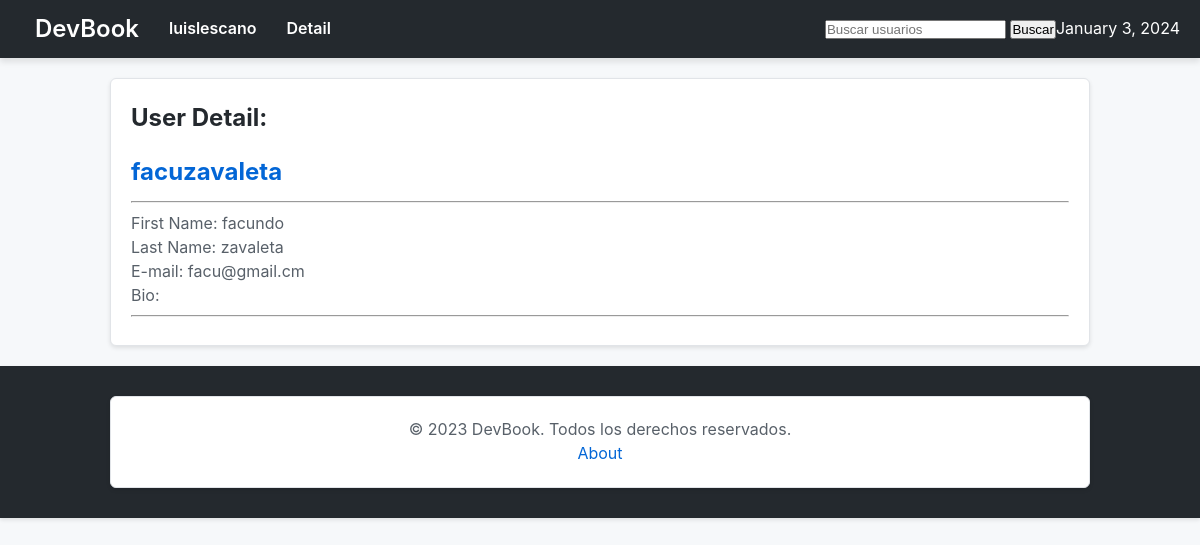
The app's page /facuzavaleta/detail/ (signed in) with its own data.
### users/models.py (models this page shows, shortened)
class CustomUser(AbstractUser):
    email = models.EmailField(unique=True)
    bio = models.TextField(max_length=500, blank=True)
    image = models.ImageField(upload_to='profile_images/', null=True, blank=True)
    followers = models.ManyToManyField('self', symmetrical=False, related_name='following', blank=True)

### users/views.py (the view)
# urls.py: path('<str:username>/detail/', user_detail, name='user_detail'),
@login_required(login_url='login')
def user_detail(request, username):
    user = get_object_or_404(CustomUser, username=username)
    return render(request, 'users/user_detail.html', {'user': user, 'username': username})

### devbook/context_processors.py (called while the page is built)
def current_datetime(request):
    return {'current_datetime': datetime.now()}

### users/templates/users/user_detail.html (shortened to what this page needs)
{% extends 'base.html' %}
{% load static %}
{% block page_content %}
<section>
    <h1>User Detail:</h1> <h3>{{ user.username }}</h3>
    <hr>
    <p>First Name: {{ user.first_name }}</p>
    <p>Last Name: {{ user.last_name }}</p>
    <p>E-mail: {{ user.email }}</p>
    <p>Bio: {{ user.bio }}</p>
    <hr>
</section>
{% endblock %}

### devbook/templates/base.html (shortened to what this page needs)
<!DOCTYPE html>
<html lang="en">
<head>
    {% load static %}
    <link rel="stylesheet" href="{% static 'css/styles.css' %}">
</head>
<body>
    <nav>
        <div>
            <h1><a href="{% url 'landing' %}">DevBook</a></h1>
            {% if user.is_authenticated %}
                <a href="{% url 'home' username=request.user.username %}">{{ request.user.username }}</a>
            {% endif %}
            {% if '/detail/' in request.path %}
            <a href="{% url 'user_detail' username=request.user.username %}">Detail</a>
            {% endif %}
            <form method="get" action="{% url 'user_search' %}">
                <input type="text" name="q" placeholder="Buscar usuarios">
                <button type="submit">Buscar</button>
            </form>
            <p>{{ current_datetime|date:"F j, Y" }}</p>
        </div>
    </nav>
    <div class="container">
        {% block page_content %}
        {% endblock %}
    </div>
    <footer>
        <div class="container">
            <p>&copy; 2023 DevBook. Todos los derechos reservados.</p>
            <a href="{% url 'about' %}">About</a>
        </div>
    </footer>
</body>
</html>

### static/css/styles.css (style rules this page uses)
body, h1, h2, h3, p, a, button, form, input { margin: 0; padding: 0; box-sizing: border-box; text-decoration: none; }
body { font-family: -apple-system, BlinkMacSystemFont, 'Segoe UI', Roboto, 'Helvetica Neue', Arial, sans-serif; background-color: #f6f8fa; color: #24292e; line-height: 1.6; }
nav { background-color: #24292e; color: #ffffff; padding: 10px 20px; box-shadow: 0 4px 6px rgba(0, 0, 0, 0.1); }
nav div { display: flex; justify-content: space-between; align-items: center; }
nav div a { color: #ffffff; text-decoration: none; margin: 0 15px; font-weight: 600; }
nav div form { margin-left: auto; }
.container { max-width: 980px; margin: 20px auto; background-color: #ffffff; padding: 20px; border: 1px solid #e1e4e8; border-radius: 6px; box-shadow: 0 2px 4px rgba(0, 0, 0, 0.1); }
.container h3 { font-size: 24px; color: #0366d6; margin-top: 15px; margin-bottom: 10px; }
.container p { color: #586069; line-height: 1.5; }
.container a { color: #0366d6; text-decoration: none; }
footer { background-color: #24292e; color: #ffffff; padding: 10px 20px; text-align: center; bottom: 0; width: 100%; box-shadow: 0 2px 4px rgba(0, 0, 0, 0.1); box-sizing: border-box; }
footer p { margin: 0; }
.container { margin-bottom: 20px; box-sizing: border-box; }

### records on screen
CustomUser: user.username "luislescano"
CustomUser: username "facuzavaleta", first_name "facundo", last_name "zavaleta", email "facu@gmail.cm"
